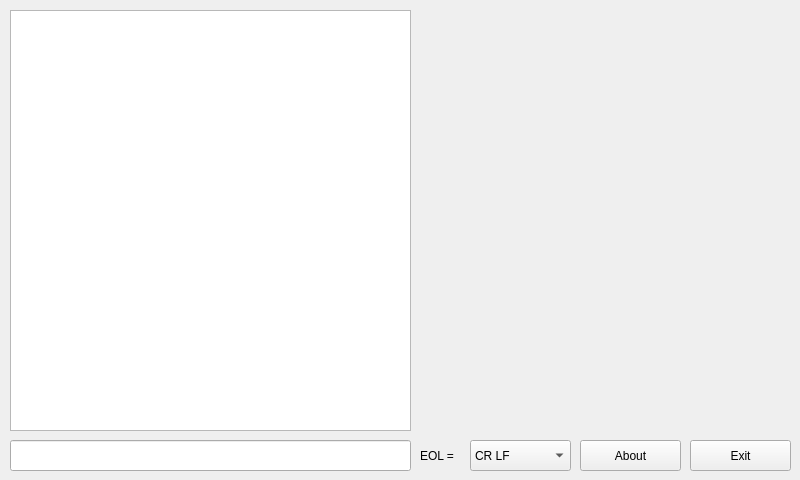
<?xml version="1.0" encoding="UTF-8"?>
<ui version="4.0">
 <class>MainWindow</class>
 <widget class="QMainWindow" name="MainWindow">
  <property name="geometry">
   <rect>
    <x>0</x>
    <y>0</y>
    <width>800</width>
    <height>480</height>
   </rect>
  </property>
  <property name="windowTitle">
   <string>Audio RS-232</string>
  </property>
  <widget class="QWidget" name="centralwidget">
   <widget class="QLineEdit" name="editTX">
    <property name="geometry">
     <rect>
      <x>10</x>
      <y>440</y>
      <width>401</width>
      <height>31</height>
     </rect>
    </property>
   </widget>
   <widget class="QListWidget" name="listComm">
    <property name="geometry">
     <rect>
      <x>10</x>
      <y>10</y>
      <width>401</width>
      <height>421</height>
     </rect>
    </property>
    <property name="selectionMode">
     <enum>QAbstractItemView::NoSelection</enum>
    </property>
   </widget>
   <widget class="QComboBox" name="comboEOL">
    <property name="geometry">
     <rect>
      <x>470</x>
      <y>440</y>
      <width>101</width>
      <height>31</height>
     </rect>
    </property>
    <property name="currentIndex">
     <number>2</number>
    </property>
    <item>
     <property name="text">
      <string>none</string>
     </property>
    </item>
    <item>
     <property name="text">
      <string>CR</string>
     </property>
    </item>
    <item>
     <property name="text">
      <string>CR LF</string>
     </property>
    </item>
    <item>
     <property name="text">
      <string>LF</string>
     </property>
    </item>
   </widget>
   <widget class="QLabel" name="labelEOL">
    <property name="geometry">
     <rect>
      <x>420</x>
      <y>440</y>
      <width>51</width>
      <height>31</height>
     </rect>
    </property>
    <property name="text">
     <string>EOL =</string>
    </property>
   </widget>
   <widget class="QPushButton" name="pushExit">
    <property name="geometry">
     <rect>
      <x>690</x>
      <y>440</y>
      <width>101</width>
      <height>31</height>
     </rect>
    </property>
    <property name="text">
     <string>Exit</string>
    </property>
   </widget>
   <widget class="QPushButton" name="pushAbout">
    <property name="geometry">
     <rect>
      <x>580</x>
      <y>440</y>
      <width>101</width>
      <height>31</height>
     </rect>
    </property>
    <property name="text">
     <string>About</string>
    </property>
   </widget>
  </widget>
 </widget>
 <tabstops>
  <tabstop>listComm</tabstop>
  <tabstop>editTX</tabstop>
  <tabstop>comboEOL</tabstop>
  <tabstop>pushAbout</tabstop>
  <tabstop>pushExit</tabstop>
 </tabstops>
 <resources/>
 <connections/>
</ui>
